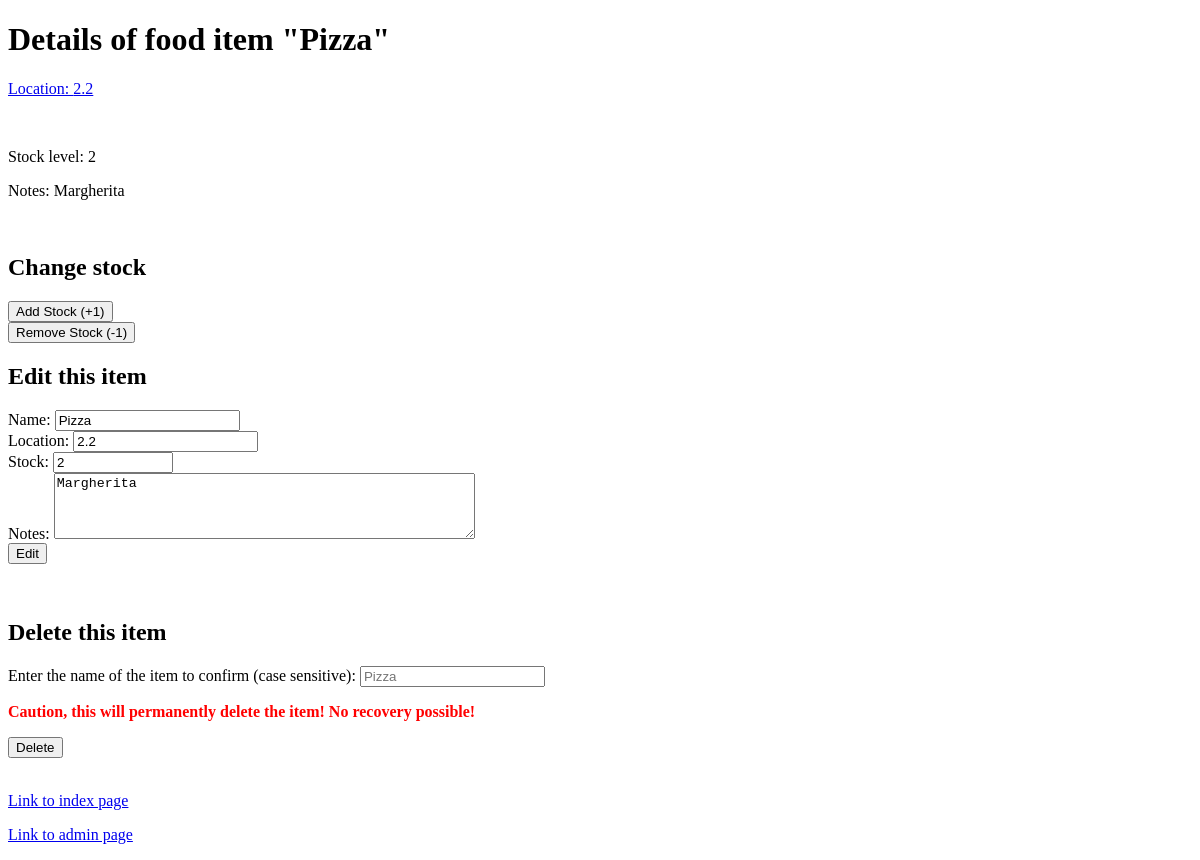
The page /ffdb/1/ on the database as committed earlier.
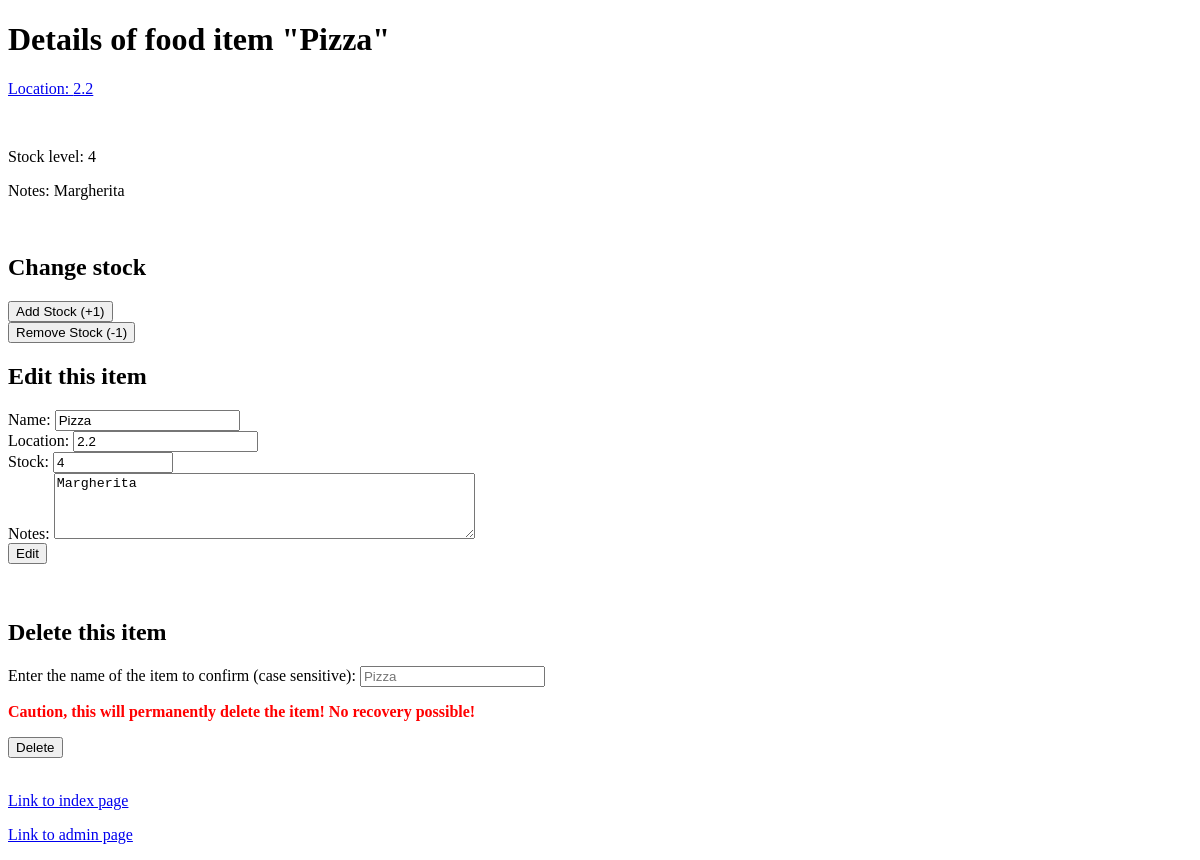
The same page on the database as committed later.
### ffdb/models.py (models this page shows, shortened)
class foodItems(models.Model):
    foodName = models.CharField('the name of the food item', max_length=200)
    foodLocation = models.CharField('the location of the food item', max_length=3)
    foodItemNotes = models.CharField('any other notes about the food item', max_length=300, blank=True)

class foodStock(models.Model):
    foodLocation = models.CharField('the location of the food item', max_length=3)
    stockNumber = models.PositiveIntegerField('the number of food items')
    foodItemss = models.ManyToManyField(foodItems)

### ffdb/views.py (the view, shortened to what this page needs)
# urls.py: path('<int:foodItems_id>/', views.detail, name='detail'),
def detail(request, foodItems_id):
    item = get_object_or_404(foodItems, pk=foodItems_id)
    stock = get_object_or_404(foodStock, pk=foodItems_id)
    fI_id = foodItems_id #allows the edit, deletion & stock forms to identify their item's primary key
    if request.method == 'POST' and request.POST.get('edit_id') == 'edit_detail': # POST comes from detail edit form
        edit_name = request.POST.get('Name')
        edit_location = request.POST.get('Location')
        edit_stock = request.POST.get('Number')
        edit_notes = request.POST.get('Notes')
        item_id = request.POST.get('item_id')
        foodItems.objects.filter(pk=item_id).update(foodName=edit_name, foodLocation=edit_location, foodItemNotes=edit_notes)
        foodStock.objects.filter(pk=item_id).update(foodLocation=edit_location, stockNumber=edit_stock)
        edit_confirmation = "Edit completed, refresh to see changes." # confirmation
        context = {
            'item': item,
            'stock': stock,
            'fI_id': fI_id,
            'edit_confirmation': edit_confirmation,
        }
    else:
        context = {
            'item': item,
            'stock': stock,
            'fI_id': fI_id,
            }
    return render(request, "ffdb/detail.html", context)

### ffdb/templates/ffdb/detail.html (shortened to what this page needs)
<!DOCTYPE html>
<html>
{% load static %}
    <head>
    </head>
    <body>
        <h1>Details of food item "{{ item.foodName }}"</h1>
            <p><a href="location/">Location: {{item.foodLocation}}</a></p></br>
            <p>Stock level: {{stock.stockNumber}}</p>
            <p>Notes: {{ item.foodItemNotes }}</p><br/>
        <h2>Change stock</h2>
            <form name='stock_add_form' action='' method='POST'> {% csrf_token %}
                <button>Add Stock (+1)</button>
            </form>
            <form name='stock_remove_form' action='' method='POST'> {% csrf_token %}
                <button>Remove Stock (-1)</button>
            </form>
        <h2>Edit this item</h2>
            <form name='edit' action='' method='POST'>{% csrf_token %}
                <label for='name'>Name:</label>
                <input name='Name' type='text' value='{{ item.foodName }}' id='name' maxlength='200' required></br>
                <label for='location'>Location:</label>
                <input name='Location' type='text' value='{{ item.foodLocation }}' id='location' required pattern='([1]\.[1-5])|([2]\.[1-4])|([3]\.[12])' title='X.X, eg. 1.2 or 3.1'></br>
                <label for='stock'>Stock:</label>
                <input name='Number' type='Number' value='{{ stock.stockNumber }}' id='stock' min='0' max='2147483647' required></br>
                <label for='notes'>Notes:</label>
                <textarea name='Notes' type='text' id='notes' rows='4' cols='50' maxlength='200'>{{ item.foodItemNotes }}</textarea></br>
                <button>Edit</button>
            </form></br>
        </br><h2>Delete this item</h2>
                <form name='delete' action='{% url 'index' %}' method='POST' onsubmit="return validate()" autocomplete="off"> {% csrf_token %}
                    <label for='deletion_confirm'>Enter the name of the item to confirm (case sensitive):</label>
                    <input name='deletion_confirm' id='deletion_confirm' placeholder='{{ item.foodName }}' pattern='{{ item.foodName }}' required>
                    <p><font color='red'><b>Caution, this will permanently delete the item! No recovery possible!</b></font></p>
                    <input type='submit' value='Delete'/>
                </form>
        <p><a href="/ffdb">Link to index page</a></p>
        <p><a href="/admin/ffdb/fooditems/">Link to admin page</a></p>
    </body>
</html>

Rows that differ between the two databases and show on the page:
changed foodStock: stockNumber "2" → "4"; Number "2" → "4"
